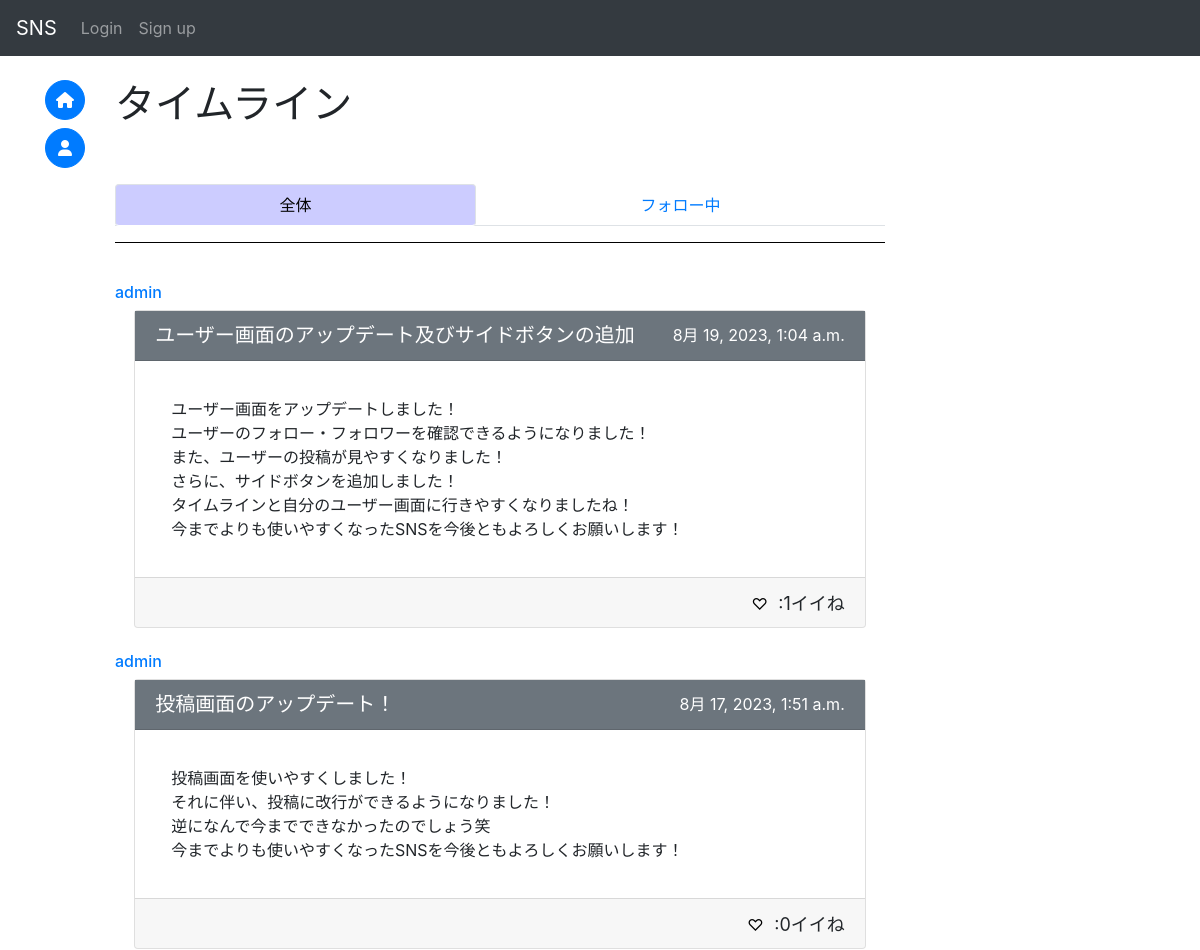
Page /sns/ (upper part) on the earlier database version.
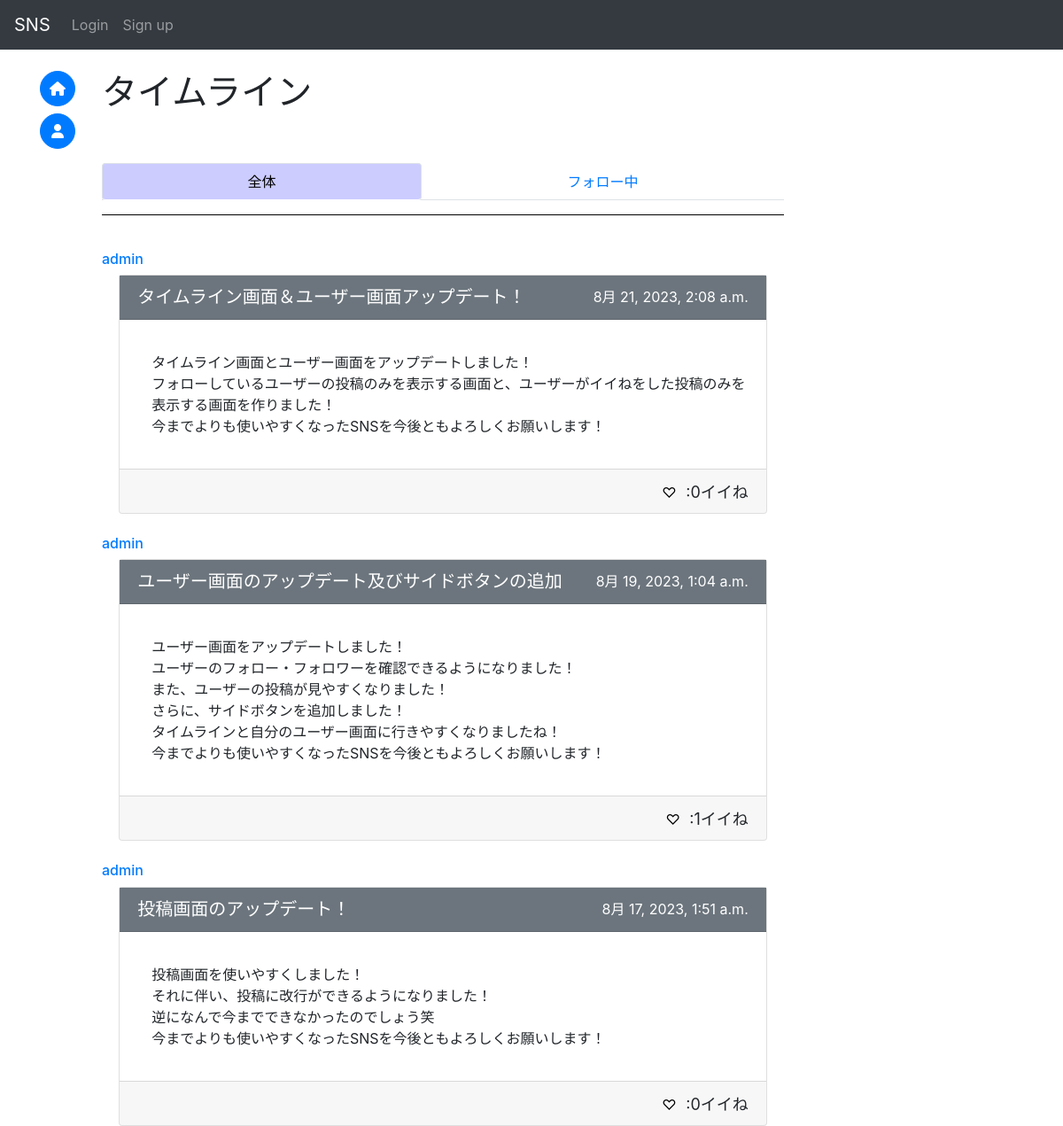
Same page on the later database version.
### sns/models.py (models this page shows, shortened)
class Post(models.Model):
    id = models.UUIDField(primary_key=True, default=uuid.uuid4, editable=False)
    title = models.CharField(max_length=50)
    detail = models.TextField(max_length=255)
    author = models.ForeignKey(
        get_user_model(),
        on_delete=models.CASCADE
    )
    created_at = models.DateTimeField(auto_now_add=True)
    good_num = models.IntegerField(default=0)

### accounts/models.py (models this page shows, shortened)
class CustomUser(AbstractBaseUser, PermissionsMixin):
    id = models.UUIDField(primary_key=True, default=uuid.uuid4, editable=False)
    email = models.EmailField(_("email address"), unique=True, blank=True)
    is_staff = models.BooleanField(
        _("staff status"),
        default=False,
        help_text=_("Designates whether the user can log into this admin site."),
    )
    username = models.CharField(_("username"), max_length=50)
    usertag = models.CharField(_("usertag"), max_length=16, default=randomname(16), unique=True)
    created_at = models.DateTimeField(auto_now_add=True)
    objects = CustomUserManager()
    EMAIL_FIELD = "email"
    USERNAME_FIELD = "email"
    REQUIRED_FIELDS = ["username", "usertag"]
    class Meta:
        verbose_name = _("user")
        verbose_name_plural = _("users")
    def __str__(self):
        return self.username

### sns/views.py (the view, shortened to what this page needs)
# urls.py: path("", views.IndexView.as_view(), name="index"),
class IndexView(generic.ListView):
    model = Post
    def get_context_data(self, *args, **kwargs: Any):
        context = super().get_context_data(*args, **kwargs)
        if self.request.user.is_anonymous:
            return context

### sns/templates/sns/post_list.html (shortened to what this page needs)
{% extends 'base.html' %}
{% block content %}
<h1>タイムライン</h1><br>
<div class="row-1" style="position: sticky;top: 55px;z-index:2;background-color:#fff;">
    <br>
    <ul class="nav nav-tabs nav-fill nav-pills" role="tablist">
        <li class="nav-item tab-hov">
            <a class="nav-link active" id="item1-tab" data-toggle="tab" href="#item1" role="tab" aria-controls="item1" aria-selected="true">全体</a>
        </li>
        <li class="nav-item tab-hov">
            <a class="nav-link" id="item2-tab" data-toggle="tab" href="#item2" role="tab" aria-controls="item2" aria-selected="false">フォロー中</a>
        </li>
    </ul>
    <hr size="10" width="100%" color="black">
    <br>
</div>
<div class="tab-content">
    <div class="tab-pane fade show active" id="item1" role="tabpanel" aria-labelledby="item1-tab">
        {% for post in object_list reversed %}
            <h6>
                <a href='{% url "accounts:user" post.author.pk%}'>
                    {{ post.author }}
                </a>
            </h6>
            <div class="card w-150px center-block mx-auto" style="position:relative;">
                <a href="{% url 'sns:post' post.pk %}" style="position:absolute;inset:0;">
                    <div class="card-header bg-secondary h-50px">
                        <h5 style="text-align:left;float:left;">
                            <a href='{% url "sns:post" post.pk %}' class="on-a title-link">
                                {{ post.title }}
                            </a>
                        </h5>
                        <p style="text-align:right">
                            <font color="white">
                                {{ post.created_at }}
                            </font>
                        </p>
                    </div>
                    <div class="card-body detail">
                        <p class="card-text">
                            {{ post.detail | linebreaks }}
                        </p>
                    </div>
                    <div class="card-footer h-50px text-right">
                        {% if request.user.is_anonymous %}
                            <button onClick="location.href='{% url 'sns:good' post.id 1 %}'" class="good on-a">♡</button>
                        {% endif %}
                        <font size="4">
                            <div id="num_{{ post.id }}" style="display:inline;">:{{ post.good_num }}イイね</div>
                        </font>
                    </div>
                </a>
            </div>
            <br>
        {% endfor %}
    </div>
</div>
<br>
<br>
<br>
{% endblock %}

Differences in the rows shown:
added Post: author "admin", title "タイムライン画面＆ユーザー画面アップデート！", created_at "8月 21, 2023, 2:08 a.m.", detail "タイムライン画面とユーザー画面をアップデートしました！ フォローしているユーザーの投稿のみを表示する画面と、ユーザーがイイねをした投稿のみを表示する画面を作りました！ 今までよりも使いやすくなったSNSを今後ともよろしくお願いします！", good_num "0"
